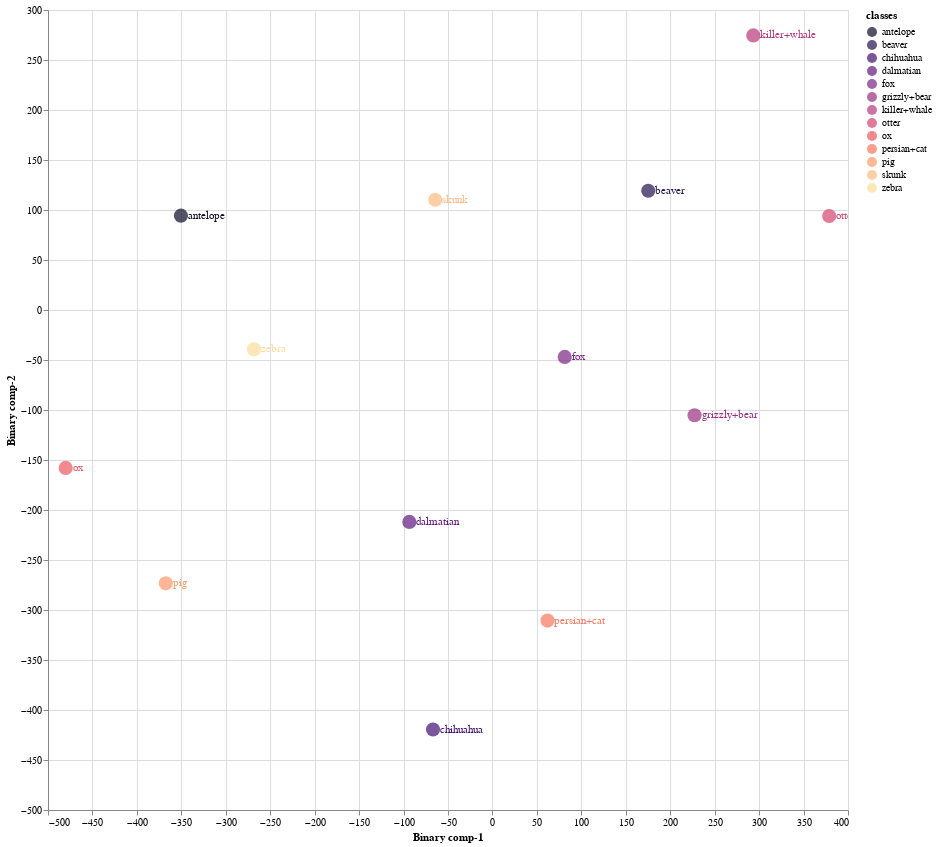
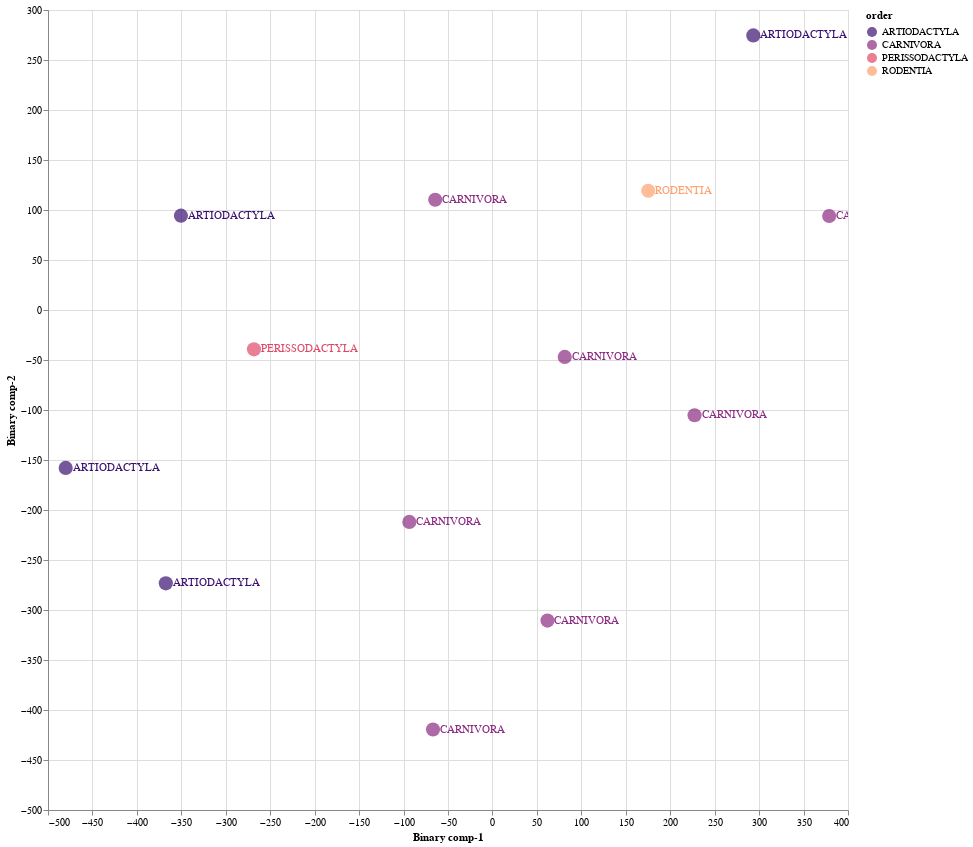

The code cell stored with these charts, in order, in its notebook:
### Markdown cell above
### 8.2 Train Validation Split 02

### Code cell
Train02 = CZSL(mode = "Train", 
               split = 2, 
               DNN = ProjectionNetwork1, 
               epochs = 40, 
               bs = 8, 
               numunits = 1024, 
               lr = 0.1, 
               optimiser = nn.Sigmoid(), 
               dropout = 0.2, 
               mom = 0, 
               wd = 0,  
               device = 'cuda', 
               checkpoint = CP2, 
               pred_type = 'Probabilistic', 
               dist_type = 'cosine')

#mode
#1. "Train" - Use Train Val split
#2. "Test" - For Unseen Test Data

#split
# 1 -Train/Val Split 1
# 2 -Train/Val Split 2
# 3 -Train/Val Split 2

#pred_type
#1. "Probabilistic" - continous real numbers giving probability for prdiction to be 1
#2. "Deterministic" - 1 or 0 prediction values

#dist_type
#1. euclidean
#2. cosine
#3. hamming
#4. jaccard

### Figure 1 — Vega-Lite specification as saved in the notebook (floating-point values rounded to 4 significant figures)
{"config": {"view": {"continuousWidth": 400, "continuousHeight": 300}}, "layer": [{"mark": {"type": "circle", "size": 200}, "encoding": {"color": {"field": "classes", "scale": {"scheme": "Magma"}, "type": "nominal"}, "x": {"field": "Binary comp-1", "type": "quantitative"}, "y": {"field": "Binary comp-2", "type": "quantitative"}}, "height": 800, "selection": {"selector005": {"type": "interval", "bind": "scales", "encodings": ["x", "y"]}}, "width": 800}, {"mark": {"type": "text", "align": "left", "baseline": "middle", "dx": 7}, "encoding": {"color": {"field": "classes", "scale": {"scheme": "Magma"}, "type": "nominal"}, "text": {"field": "classes", "type": "nominal"}, "x": {"field": "Binary comp-1", "type": "quantitative"}, "y": {"field": "Binary comp-2", "type": "quantitative"}}, "height": 800, "width": 800}], "data": {"name": "data-57a4704c6c2854e291a35ecb3c58e3b3"}, "$schema": "https://vega.github.io/schema/vega-lite/v4.17.0.json", "datasets": {"data-57a4704c6c2854e291a35ecb3c58e3b3": [{"Binary comp-1": -350.4, "Binary comp-2": 94.35, "classes": "antelope", "sciName": "Antilope_cervicapra", "animal_label": 1, "animal_class": "antelope", "mainCommonName": "Blackbuck", "otherCommonNames": "Indian Antelope", "class": "Mammalia", "infraclass": "Placentalia", "magnorder": "Boreoeutheria", "superorder": "Laurasiatheria", "order": "ARTIODACTYLA", "suborder": "RUMINANTIA", "infraorder": "PECORA", "parvorder": null, "superfamily": null, "family": "BOVIDAE", "subfamily": "ANTILOPINAE", "tribe": "ANTILOPINI", "genus": "Antilope"}, {"Binary comp-1": 227.4, "Binary comp-2": -105.3, "classes": "grizzly+bear", "sciName": "Ursus_arctos", "animal_label": 2, "animal_class": "grizzly+bear", "mainCommonName": "Brown Bear", "otherCommonNames": "Grizzly Bear|Kodiak Bear", "class": "Mammalia", "infraclass": "Placentalia", "magnorder": "Boreoeutheria", "superorder": "Laurasiatheria", "order": "CARNIVORA", "suborder": "CANIFORMIA", "infraorder": "ARCTOIDEA", "parvorder": null, "superfamily": "URSOIDEA", "family": "URSIDAE", "subfamily": "URSINAE", "tribe": null, "genus": "Ursus"}, {"Binary comp-1": 293.5, "Binary comp-2": 274.6, "classes": "killer+whale", "sciName": "Orcinus_orca", "animal_label": 3, "animal_class": "killer+whale", "mainCommonName": "Killer Whale", "otherCommonNames": "Orca", "class": "Mammalia", "infraclass": "Placentalia", "magnorder": "Boreoeutheria", "superorder": "Laurasiatheria", "order": "ARTIODACTYLA", "suborder": "WHIPPOMORPHA", "infraorder": "CETACEA", "parvorder": "ODONTOCETI", "superfamily": "DELPHINOIDEA", "family": "DELPHINIDAE", "subfamily": "INCERTAE SEDIS", "tribe": null, "genus": "Orcinus"}, {"Binary comp-1": 175.3, "Binary comp-2": 119.2, "classes": "beaver", "sciName": "Aplodontia_rufa", "animal_label": 4, "animal_class": "beaver", "mainCommonName": "Mountain Beaver", "otherCommonNames": "Boomer|Sewellel|Point Arena Mountain Beaver|Point Reyes Mountain Beaver", "class": "Mammalia", "infraclass": "Placentalia", "magnorder": "Boreoeutheria", "superorder": "Euarchontoglires", "order": "RODENTIA", "suborder": "SCIUROMORPHA", "infraorder": null, "parvorder": null, "superfamily": null, "family": "APLODONTIIDAE", "subfamily": null, "tribe": null, "genus": "Aplodontia"}, {"Binary comp-1": -93.52, "Binary comp-2": -211.9, "classes": "dalmatian", "sciName": "Canis_familiaris", "animal_label": 5, "animal_class": "dalmatian", "mainCommonName": "Domestic Dog", "otherCommonNames": "Dog|Dingo|Feral Dog|New Guinea Singing Dog|Village Dog", "class": "Mammalia", "infraclass": "Placentalia", "magnorder": "Boreoeutheria", "superorder": "Laurasiatheria", "order": "CARNIVORA", "suborder": "CANIFORMIA", "infraorder": "CANOIDEA", "parvorder": null, "superfamily": null, "family": "CANIDAE", "subfamily": null, "tribe": null, "genus": "Canis"}, {"Binary comp-1": 61.92, "Binary comp-2": -310.6, "classes": "persian+cat", "sciName": "Felis_catus", "animal_label": 6, "animal_class": "persian+cat", "mainCommonName": "Domestic Cat", "otherCommonNames": "Cat", "class": "Mammalia", "infraclass": "Placentalia", "magnorder": "Boreoeutheria", "superorder": "Laurasiatheria", "order": "CARNIVORA", "suborder": "FELIFORMIA", "infraorder": "FELOIDEA", "parvorder": null, "superfamily": null, "family": "FELIDAE", "subfamily": "FELINAE", "tribe": null, "genus": "Felis"}, {"Binary comp-1": -64.38, "Binary comp-2": 110.3, "classes": "skunk", "sciName": "Spilogale_putorius", "animal_label": 11, "animal_class": "skunk", "mainCommonName": "Alleghanian Spotted Skunk", "otherCommonNames": "Eastern Spotted Skunk", "class": "Mammalia", "infraclass": "Placentalia", "magnorder": "Boreoeutheria", "superorder": "Laurasiatheria", "order": "CARNIVORA", "suborder": "CANIFORMIA", "infraorder": "ARCTOIDEA", "parvorder": null, "superfamily": "MUSTELOIDEA", "family": "MEPHITIDAE", "subfamily": "MEPHITINAE", "tribe": null, "genus": "Spilogale"}, {"Binary comp-1": -480.1, "Binary comp-2": -157.9, "classes": "ox", "sciName": "Bos_sauveli", "animal_label": 21, "animal_class": "ox", "mainCommonName": "Kouprey", "otherCommonNames": "Gray Ox|Indochinese Forest Ox", "class": "Mammalia", "infraclass": "Placentalia", "magnorder": "Boreoeutheria", "superorder": "Laurasiatheria", "order": "ARTIODACTYLA", "suborder": "RUMINANTIA", "infraorder": "PECORA", "parvorder": null, "superfamily": null, "family": "BOVIDAE", "subfamily": "BOVINAE", "tribe": "BOVINI", "genus": "Bos"}, {"Binary comp-1": 81.33, "Binary comp-2": -46.88, "classes": "fox", "sciName": "Vulpes_lagopus", "animal_label": 22, "animal_class": "fox", "mainCommonName": "Arctic Fox", "otherCommonNames": "Polar Fox", "class": "Mammalia", "infraclass": "Placentalia", "magnorder": "Boreoeutheria", "superorder": "Laurasiatheria", "order": "CARNIVORA", "suborder": "CANIFORMIA", "infraorder": "CANOIDEA", "parvorder": null, "superfamily": null, "family": "CANIDAE", "subfamily": null, "tribe": null, "genus": "Vulpes"}, {"Binary comp-1": -66.87, "Binary comp-2": -419.5, "classes": "chihuahua", "sciName": "Canis_familiaris", "animal_label": 33, "animal_class": "chihuahua", "mainCommonName": "Domestic Dog", "otherCommonNames": "Dog|Dingo|Feral Dog|New Guinea Singing Dog|Village Dog", "class": "Mammalia", "infraclass": "Placentalia", "magnorder": "Boreoeutheria", "superorder": "Laurasiatheria", "order": "CARNIVORA", "suborder": "CANIFORMIA", "infraorder": "CANOIDEA", "parvorder": null, "superfamily": null, "family": "CANIDAE", "subfamily": null, "tribe": null, "genus": "Canis"}, {"Binary comp-1": 378.8, "Binary comp-2": 94.03, "classes": "otter", "sciName": "Aonyx_capensis", "animal_label": 36, "animal_class": "otter", "mainCommonName": "African Clawless Otter", "otherCommonNames": "Cape Clawless Otter", "class": "Mammalia", "infraclass": "Placentalia", "magnorder": "Boreoeutheria", "superorder": "Laurasiatheria", "order": "CARNIVORA", "suborder": "CANIFORMIA", "infraorder": "ARCTOIDEA", "parvorder": null, "superfamily": "MUSTELOIDEA", "family": "MUSTELIDAE", "subfamily": "LUTRINAE", "tribe": null, "genus": "Aonyx"}, {"Binary comp-1": -268.3, "Binary comp-2": -39.32, "classes": "zebra", "sciName": "Equus_grevyi", "animal_label": 38, "animal_class": "zebra", "mainCommonName": "Grevy's Zebra", "otherCommonNames": "Imperial Zebra", "class": "Mammalia", "infraclass": "Placentalia", "magnorder": "Boreoeutheria", "superorder": "Laurasiatheria", "order": "PERISSODACTYLA", "suborder": "HIPOMORPHA", "infraorder": null, "parvorder": null, "superfamily": null, "family": "EQUIDAE", "subfamily": null, "tribe": null, "genus": "Equus"}, {"Binary comp-1": -367.5, "Binary comp-2": -273.3, "classes": "pig", "sciName": "Sus_domesticus", "animal_label": 42, "animal_class": "pig", "mainCommonName": "Domestic Pig", "otherCommonNames": "Hog|Pig|Swine", "class": "Mammalia", "infraclass": "Placentalia", "magnorder": "Boreoeutheria", "superorder": "Laurasiatheria", "order": "ARTIODACTYLA", "suborder": "SUINA", "infraorder": null, "parvorder": null, "superfamily": null, "family": "SUIDAE", "subfamily": null, "tribe": null, "genus": "Sus"}]}}

### Figure 2 — Vega-Lite specification as saved in the notebook (floating-point values rounded to 4 significant figures)
{"config": {"view": {"continuousWidth": 400, "continuousHeight": 300}}, "layer": [{"mark": {"type": "circle", "size": 200}, "encoding": {"color": {"field": "order", "scale": {"scheme": "Magma"}, "type": "nominal"}, "x": {"field": "Binary comp-1", "type": "quantitative"}, "y": {"field": "Binary comp-2", "type": "quantitative"}}, "height": 800, "selection": {"selector006": {"type": "interval", "bind": "scales", "encodings": ["x", "y"]}}, "width": 800}, {"mark": {"type": "text", "align": "left", "baseline": "middle", "dx": 7}, "encoding": {"color": {"field": "order", "scale": {"scheme": "Magma"}, "type": "nominal"}, "text": {"field": "order", "type": "nominal"}, "x": {"field": "Binary comp-1", "type": "quantitative"}, "y": {"field": "Binary comp-2", "type": "quantitative"}}, "height": 800, "width": 800}], "data": {"name": "data-57a4704c6c2854e291a35ecb3c58e3b3"}, "$schema": "https://vega.github.io/schema/vega-lite/v4.17.0.json", "datasets": {"data-57a4704c6c2854e291a35ecb3c58e3b3": [{"Binary comp-1": -350.4, "Binary comp-2": 94.35, "classes": "antelope", "sciName": "Antilope_cervicapra", "animal_label": 1, "animal_class": "antelope", "mainCommonName": "Blackbuck", "otherCommonNames": "Indian Antelope", "class": "Mammalia", "infraclass": "Placentalia", "magnorder": "Boreoeutheria", "superorder": "Laurasiatheria", "order": "ARTIODACTYLA", "suborder": "RUMINANTIA", "infraorder": "PECORA", "parvorder": null, "superfamily": null, "family": "BOVIDAE", "subfamily": "ANTILOPINAE", "tribe": "ANTILOPINI", "genus": "Antilope"}, {"Binary comp-1": 227.4, "Binary comp-2": -105.3, "classes": "grizzly+bear", "sciName": "Ursus_arctos", "animal_label": 2, "animal_class": "grizzly+bear", "mainCommonName": "Brown Bear", "otherCommonNames": "Grizzly Bear|Kodiak Bear", "class": "Mammalia", "infraclass": "Placentalia", "magnorder": "Boreoeutheria", "superorder": "Laurasiatheria", "order": "CARNIVORA", "suborder": "CANIFORMIA", "infraorder": "ARCTOIDEA", "parvorder": null, "superfamily": "URSOIDEA", "family": "URSIDAE", "subfamily": "URSINAE", "tribe": null, "genus": "Ursus"}, {"Binary comp-1": 293.5, "Binary comp-2": 274.6, "classes": "killer+whale", "sciName": "Orcinus_orca", "animal_label": 3, "animal_class": "killer+whale", "mainCommonName": "Killer Whale", "otherCommonNames": "Orca", "class": "Mammalia", "infraclass": "Placentalia", "magnorder": "Boreoeutheria", "superorder": "Laurasiatheria", "order": "ARTIODACTYLA", "suborder": "WHIPPOMORPHA", "infraorder": "CETACEA", "parvorder": "ODONTOCETI", "superfamily": "DELPHINOIDEA", "family": "DELPHINIDAE", "subfamily": "INCERTAE SEDIS", "tribe": null, "genus": "Orcinus"}, {"Binary comp-1": 175.3, "Binary comp-2": 119.2, "classes": "beaver", "sciName": "Aplodontia_rufa", "animal_label": 4, "animal_class": "beaver", "mainCommonName": "Mountain Beaver", "otherCommonNames": "Boomer|Sewellel|Point Arena Mountain Beaver|Point Reyes Mountain Beaver", "class": "Mammalia", "infraclass": "Placentalia", "magnorder": "Boreoeutheria", "superorder": "Euarchontoglires", "order": "RODENTIA", "suborder": "SCIUROMORPHA", "infraorder": null, "parvorder": null, "superfamily": null, "family": "APLODONTIIDAE", "subfamily": null, "tribe": null, "genus": "Aplodontia"}, {"Binary comp-1": -93.52, "Binary comp-2": -211.9, "classes": "dalmatian", "sciName": "Canis_familiaris", "animal_label": 5, "animal_class": "dalmatian", "mainCommonName": "Domestic Dog", "otherCommonNames": "Dog|Dingo|Feral Dog|New Guinea Singing Dog|Village Dog", "class": "Mammalia", "infraclass": "Placentalia", "magnorder": "Boreoeutheria", "superorder": "Laurasiatheria", "order": "CARNIVORA", "suborder": "CANIFORMIA", "infraorder": "CANOIDEA", "parvorder": null, "superfamily": null, "family": "CANIDAE", "subfamily": null, "tribe": null, "genus": "Canis"}, {"Binary comp-1": 61.92, "Binary comp-2": -310.6, "classes": "persian+cat", "sciName": "Felis_catus", "animal_label": 6, "animal_class": "persian+cat", "mainCommonName": "Domestic Cat", "otherCommonNames": "Cat", "class": "Mammalia", "infraclass": "Placentalia", "magnorder": "Boreoeutheria", "superorder": "Laurasiatheria", "order": "CARNIVORA", "suborder": "FELIFORMIA", "infraorder": "FELOIDEA", "parvorder": null, "superfamily": null, "family": "FELIDAE", "subfamily": "FELINAE", "tribe": null, "genus": "Felis"}, {"Binary comp-1": -64.38, "Binary comp-2": 110.3, "classes": "skunk", "sciName": "Spilogale_putorius", "animal_label": 11, "animal_class": "skunk", "mainCommonName": "Alleghanian Spotted Skunk", "otherCommonNames": "Eastern Spotted Skunk", "class": "Mammalia", "infraclass": "Placentalia", "magnorder": "Boreoeutheria", "superorder": "Laurasiatheria", "order": "CARNIVORA", "suborder": "CANIFORMIA", "infraorder": "ARCTOIDEA", "parvorder": null, "superfamily": "MUSTELOIDEA", "family": "MEPHITIDAE", "subfamily": "MEPHITINAE", "tribe": null, "genus": "Spilogale"}, {"Binary comp-1": -480.1, "Binary comp-2": -157.9, "classes": "ox", "sciName": "Bos_sauveli", "animal_label": 21, "animal_class": "ox", "mainCommonName": "Kouprey", "otherCommonNames": "Gray Ox|Indochinese Forest Ox", "class": "Mammalia", "infraclass": "Placentalia", "magnorder": "Boreoeutheria", "superorder": "Laurasiatheria", "order": "ARTIODACTYLA", "suborder": "RUMINANTIA", "infraorder": "PECORA", "parvorder": null, "superfamily": null, "family": "BOVIDAE", "subfamily": "BOVINAE", "tribe": "BOVINI", "genus": "Bos"}, {"Binary comp-1": 81.33, "Binary comp-2": -46.88, "classes": "fox", "sciName": "Vulpes_lagopus", "animal_label": 22, "animal_class": "fox", "mainCommonName": "Arctic Fox", "otherCommonNames": "Polar Fox", "class": "Mammalia", "infraclass": "Placentalia", "magnorder": "Boreoeutheria", "superorder": "Laurasiatheria", "order": "CARNIVORA", "suborder": "CANIFORMIA", "infraorder": "CANOIDEA", "parvorder": null, "superfamily": null, "family": "CANIDAE", "subfamily": null, "tribe": null, "genus": "Vulpes"}, {"Binary comp-1": -66.87, "Binary comp-2": -419.5, "classes": "chihuahua", "sciName": "Canis_familiaris", "animal_label": 33, "animal_class": "chihuahua", "mainCommonName": "Domestic Dog", "otherCommonNames": "Dog|Dingo|Feral Dog|New Guinea Singing Dog|Village Dog", "class": "Mammalia", "infraclass": "Placentalia", "magnorder": "Boreoeutheria", "superorder": "Laurasiatheria", "order": "CARNIVORA", "suborder": "CANIFORMIA", "infraorder": "CANOIDEA", "parvorder": null, "superfamily": null, "family": "CANIDAE", "subfamily": null, "tribe": null, "genus": "Canis"}, {"Binary comp-1": 378.8, "Binary comp-2": 94.03, "classes": "otter", "sciName": "Aonyx_capensis", "animal_label": 36, "animal_class": "otter", "mainCommonName": "African Clawless Otter", "otherCommonNames": "Cape Clawless Otter", "class": "Mammalia", "infraclass": "Placentalia", "magnorder": "Boreoeutheria", "superorder": "Laurasiatheria", "order": "CARNIVORA", "suborder": "CANIFORMIA", "infraorder": "ARCTOIDEA", "parvorder": null, "superfamily": "MUSTELOIDEA", "family": "MUSTELIDAE", "subfamily": "LUTRINAE", "tribe": null, "genus": "Aonyx"}, {"Binary comp-1": -268.3, "Binary comp-2": -39.32, "classes": "zebra", "sciName": "Equus_grevyi", "animal_label": 38, "animal_class": "zebra", "mainCommonName": "Grevy's Zebra", "otherCommonNames": "Imperial Zebra", "class": "Mammalia", "infraclass": "Placentalia", "magnorder": "Boreoeutheria", "superorder": "Laurasiatheria", "order": "PERISSODACTYLA", "suborder": "HIPOMORPHA", "infraorder": null, "parvorder": null, "superfamily": null, "family": "EQUIDAE", "subfamily": null, "tribe": null, "genus": "Equus"}, {"Binary comp-1": -367.5, "Binary comp-2": -273.3, "classes": "pig", "sciName": "Sus_domesticus", "animal_label": 42, "animal_class": "pig", "mainCommonName": "Domestic Pig", "otherCommonNames": "Hog|Pig|Swine", "class": "Mammalia", "infraclass": "Placentalia", "magnorder": "Boreoeutheria", "superorder": "Laurasiatheria", "order": "ARTIODACTYLA", "suborder": "SUINA", "infraorder": null, "parvorder": null, "superfamily": null, "family": "SUIDAE", "subfamily": null, "tribe": null, "genus": "Sus"}]}}
